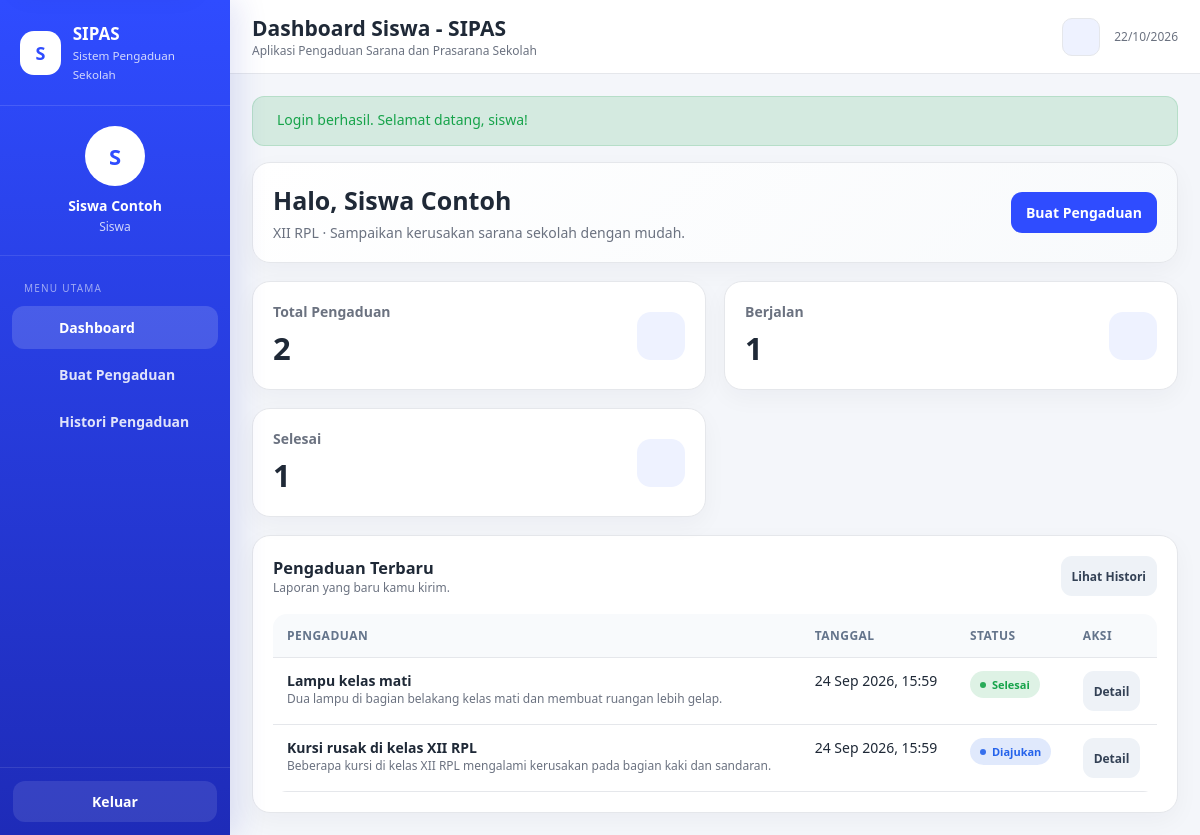
/index.php?page=dashboard (signed in), run on the app's committed database.
### tables this page shows
CREATE TABLE `pengaduan` (
  `id_pengaduan` int(10) UNSIGNED NOT NULL,
  `id_siswa` int(10) UNSIGNED NOT NULL,
  `judul_pengaduan` varchar(150) NOT NULL,
  `isi_pengaduan` text NOT NULL,
  `tanggal_pengaduan` datetime NOT NULL DEFAULT current_timestamp(),
  `status` enum('Diajukan','Diproses','Selesai','Ditolak') NOT NULL DEFAULT 'Diajukan'
);

### models/PengaduanModel.php (called while the page is built, shortened)
<?php
class PengaduanModel
{
    private $db;
    public function __construct($db)
    {
        $this->db = $db;
    }
    public function findBySiswa($idSiswa) {
        $stmt = $this->db->prepare('SELECT p.* FROM pengaduan p WHERE p.id_siswa = ? ORDER BY p.tanggal_pengaduan DESC, p.id_pengaduan DESC');
        $stmt->execute([$idSiswa]);
        return $stmt->fetchAll();
    }
}

### views/siswa/dashboard.php (the view)
<?php
$title='Dashboard Siswa - SIPAS'; $menu='dashboard'; require __DIR__ . '/../layout/header.php'; ?>
<div class="card welcome page-space-after">
    <div class="card-body">
        <h2>Halo, <?=  e(isset($_SESSION['nama_siswa']) ? $_SESSION['nama_siswa'] : (isset($_SESSION['username']) ? $_SESSION['username'] : '')) ?></h2>
        <p><?=  e(isset($_SESSION['kelas']) ? $_SESSION['kelas'] : '') ?> · Sampaikan kerusakan sarana sekolah dengan mudah.</p>
    </div>
    <div class="card-body welcome-action"><a class="btn btn-primary" href="index.php?page=kirim-pengaduan"><?= uiIcon('plus') ?><span>Buat Pengaduan</span></a></div>
</div>
<div class="grid grid-4 page-space-after">
    <div class="card"><div class="card-body stat"><div><div class="stat-label">Total Pengaduan</div><div class="stat-value"><?= (int)$total ?></div></div><div class="stat-icon"><?= uiIcon('report') ?></div></div></div>
    <div class="card"><div class="card-body stat"><div><div class="stat-label">Berjalan</div><div class="stat-value"><?= (int)$berjalan ?></div></div><div class="stat-icon"><?= uiIcon('clock') ?></div></div></div>
    <div class="card"><div class="card-body stat"><div><div class="stat-label">Selesai</div><div class="stat-value"><?= (int)$selesai ?></div></div><div class="stat-icon"><?= uiIcon('check') ?></div></div></div>
</div>
<div class="card">
    <div class="card-body">
        <div class="page-actions">
            <div><h3>Pengaduan Terbaru</h3><div class="small muted">Laporan yang baru kamu kirim.</div></div>
            <a class="btn btn-secondary btn-sm" href="index.php?page=histori">Lihat Histori</a>
        </div>
        <?php if (empty($terbaru)): ?>
            <div class="empty-state">
                <div class="empty-state-icon"><?= uiIcon('report') ?></div>
                <h3>Belum ada pengaduan</h3>
                <p>Kamu belum membuat pengaduan. Buat pengaduan pertama untuk melaporkan masalah sarana sekolah.</p>
                <a class="btn btn-primary" href="index.php?page=kirim-pengaduan"><?= uiIcon('plus') ?><span>Buat Pengaduan</span></a>
            </div>
        <?php else: ?>
            <div class="table-wrap">
                <table class="table">
                    <thead><tr><th>Pengaduan</th><th>Tanggal</th><th>Status</th><th>Aksi</th></tr></thead>
                    <tbody>
                    <?php foreach($terbaru as $item): ?>
                        <tr>
                            <td><strong><?= e($item['judul_pengaduan']) ?></strong><div class="small muted"><?= e(excerpt($item['isi_pengaduan'], 85)) ?></div></td>
                            <td><?= e(formatTanggal($item['tanggal_pengaduan'])) ?></td>
                            <td><?= statusBadge($item['status']) ?></td>
                            <td><a class="btn btn-secondary btn-sm" href="index.php?page=siswa-detail&id=<?= (int)$item['id_pengaduan'] ?>">Detail</a></td>
                        </tr>
                    <?php endforeach; ?>
                    </tbody>
                </table>
            </div>
        <?php endif; ?>
    </div>
</div>
<?php require __DIR__ . '/../layout/footer.php'; ?>

### helpers.php (shortened to what this page needs)
<?php
function e($value) {
    return htmlspecialchars((string) $value, ENT_QUOTES | ENT_SUBSTITUTE, 'UTF-8');
}
function textLength($text) {
    $text = (string) $text;
    if (function_exists('mb_strlen')) return mb_strlen($text, 'UTF-8');
    $n = preg_match_all('/./us', $text, $m);
    return $n === false ? strlen($text) : $n;
}
function excerpt($text, $length) {
    $text = (string) $text;
    $length = (int) $length;
    if (textLength($text) <= $length) return $text;
    return substr($text, 0, $length) . '...';
}
function formatTanggal($tanggal) {
    $ts = strtotime($tanggal);
    $bulan = [1=>'Jan','Feb','Mar','Apr','Mei','Jun','Jul','Agu','Sep','Okt','Nov','Des'];
    return date('d', $ts) . ' ' . $bulan[(int) date('n', $ts)] . ' ' . date('Y, H:i', $ts);
}
function statusBadge($status) {
    $map = [
        'Diajukan' => 'badge-info',
        'Diproses' => 'badge-warning',
        'Selesai' => 'badge-success',
        'Ditolak' => 'badge-danger',
    ];
    $class = isset($map[$status]) ? $map[$status] : 'badge-muted';
    return '<span class="badge ' . e($class) . '" role="status"><span class="badge-dot" aria-hidden="true"></span>' . e($status) . '</span>';
}
function view($file, $data = []) {
    extract($data);
    require __DIR__ . '/views/' . $file . '.php';
}

### assets/style.css (style rules this page uses)
:root { --primary: #2f4cff; --primary-dark: #1e2bb8; --bg: #f4f6fa; --card: #fff; --card-alt: #f8fafc; --text: #1f2937; --muted: #6b7280; --border: #e5e7eb; --success: #16a34a; --warning: #f59e0b; --danger: #dc2626; --info: #2563eb; --input-bg: #fff; --input-border: #d7dce5; --shadow-card: rgba(15, 23, 42, .04); --shadow-row: rgba(15, 23, 42, .035); --sidebar-grad-1: #2f4cff; --sidebar-grad-2: #1e2bb8; --sidebar-shadow: rgba(30, 43, 184, .13); --chip-bg: #eef2ff; --btn-secondary-bg: #eef2f7; --btn-secondary-text: #334155; --table-th-bg: #f8fafc; --table-th-text: #64748b; --timeline-line: #dbe2ff; --timeline-dot-ring: #e9edff; --auth-bg-1: #ffffff; --auth-bg-2: #f4f6fa; --auth-hero-1: #f8fafc; --auth-hero-2: #eef2ff; --backdrop: rgba(15, 23, 42, .38); }
* { box-sizing: border-box; }
html { height: 100%; }
html, body { margin: 0; padding: 0; font-family: "Segoe UI", Tahoma, Arial, sans-serif; background: var(--bg); color: var(--text); font-size: 14px; min-height: 100%; overflow-x: hidden; transition: background-color .2s ease, color .2s ease; }
body { -webkit-text-size-adjust: 100%; min-height: 100dvh; padding-top: env( safe-area-inset-top, 0px ); padding-bottom: env( safe-area-inset-bottom, 0px ); }
a { text-decoration: none; color: inherit; }
.grid { display: grid; gap: 18px; }
.grid-4 { grid-template-columns: repeat( 4, minmax(0, 1fr) ); }
.card { background: var(--card); border: 1px solid var(--border); border-radius: 18px; box-shadow: 0 8px 24px var(--shadow-card); }
.card-body { padding: 20px; }
.stat { display: flex; align-items: center; justify-content: space-between; }
.stat-label { color: var(--muted); font-weight: 600; }
.stat-value { font-size: 31px; font-weight: 800; margin-top: 6px; }
.stat-icon { width: 48px; height: 48px; border-radius: 14px; background: var(--chip-bg); color: var(--primary); display: grid; place-items: center; font-size: 21px; }
.welcome { display: flex; justify-content: space-between; align-items: center; gap: 20px; background: linear-gradient( 135deg, var(--card), var(--card-alt) ); }
.welcome h2 { margin: 0 0 6px; font-size: 25px; }
.welcome p { margin: 0; color: var(--muted); }
.btn { border: 0; border-radius: 11px; padding: 11px 15px; display: inline-flex; align-items: center; justify-content: center; gap: 8px; font-weight: 700; cursor: pointer; }
.btn-primary { background: var(--primary); color: #fff; }
.btn-secondary { background: var(--btn-secondary-bg); color: var(--btn-secondary-text); }
.btn-sm { padding: 8px 11px; font-size: 12px; }
.table-wrap { width: 100%; overflow-x: auto; overflow-y: hidden; -webkit-overflow-scrolling: touch; border-radius: 14px; }
.table { width: 100%; border-collapse: collapse; min-width: 700px; }
.table td, .table th { word-break: normal; }
.table th, .table td { padding: 13px 14px; border-bottom: 1px solid var(--border); vertical-align: top; text-align: left; }
.table th { font-size: 12px; text-transform: uppercase; letter-spacing: .04em; color: var(--table-th-text); background: var(--table-th-bg); }
.badge { display: inline-flex; align-items: center; padding: 6px 10px; border-radius: 999px; font-size: 11px; font-weight: 800; }
.badge-info { background: rgba(37,99,235,.14); color: var(--info); }
.badge-success { background: rgba(22,163,74,.14); color: var(--success); }
.page-actions { display: flex; justify-content: space-between; align-items: center; gap: 12px; margin-bottom: 18px; }
.muted { color: var(--muted); }
.small { font-size: 12px; }
@media (max-width: 1250px) { .grid-4 { grid-template-columns: repeat( 2, minmax(0,1fr) ); } }
button, a, input, textarea, select { -webkit-tap-highlight-color: transparent; }
.btn { min-height: 40px; transition: background-color .2s ease, color .2s ease, transform .2s ease, box-shadow .2s ease, opacity .2s ease; }
.page-space-after { margin-bottom: 18px; }
.page-actions h2, .page-actions h3, .section-heading h2, .section-title h3, .section-title-simple { margin: 0; }
.badge-dot { width: 6px; height: 6px; border-radius: 50%; background: currentColor; opacity: .9; margin-right: 6px; }

### data on the page
pengaduan: judul_pengaduan "Lampu kelas mati", isi_pengaduan "Dua lampu di bagian belakang kelas mati dan membuat ruangan lebih gelap.", tanggal_pengaduan "24 Sep 2026, 15:59", status "Selesai"
pengaduan: judul_pengaduan "Kursi rusak di kelas XII RPL", isi_pengaduan "Beberapa kursi di kelas XII RPL mengalami kerusakan pada bagian kaki dan sandaran.", tanggal_pengaduan "24 Sep 2026, 15:59", status "Diajukan"

### other printed values
substr($name, 0, 1) "S"
$name "Siswa Contoh"
$title "Dashboard Siswa - SIPAS"
$flash['message'] "Login berhasil. Selamat datang, siswa!"
isset($_SESSION['kelas']) ? $_SESSION['kelas'] : '' "XII RPL"
$total "2"
$berjalan "1"
$selesai "1"
